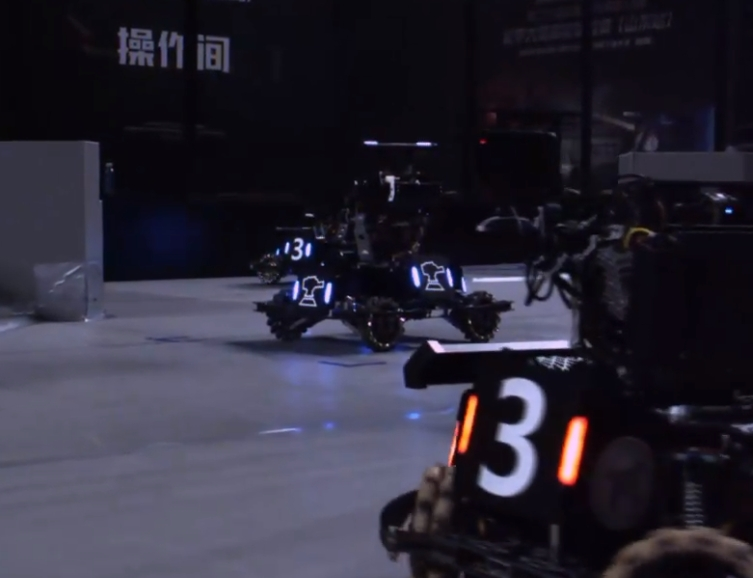
#> input picture img/2.jpg, 753 x 578 px, found by its file name
$ python 'detector copy.py'
#> lines starting #> are read from the running program, lines starting #| are printed output that depends on the picture; after the words box and inside, x2 and y2 are one past the last pixel; in counts of white or black regions, pixels touching at a corner belong together
#> further down, img is the input picture: shape (578, 753, 3); mean B, G, R 54.3, 40.6, 43.3
import cv2
import numpy as np
from loguru import logger

def show_img(img):
    if img is not None:
        cv2.namedWindow("tmp", cv2.WINDOW_NORMAL)
        cv2.imshow("tmp", img)

class Light:
    def __init__(self, rect):
        self.rect = rect
        # 使用 rect[0] 获取中心点坐标
        self.center = tuple(map(int, rect[0]))
        self.top = (self.center[0], int(self.center[1] - rect[1][1] / 2))
        self.bottom = (self.center[0], int(self.center[1] + rect[1][1] / 2))
        self.length = max(rect[1])
        self.width = min(rect[1])
        self.tilt_angle = rect[2]
        self.color = None
    def calculate_tilt_angle(self):
        """计算倾斜角度"""
        # cv2.minAreaRect 返回的第三个元素是旋转角度
        _, _, angle = cv2.minAreaRect(np.array(self.rect))
        # 如果角度大于 0，则调整为负数表示逆时针方向
        return -angle if angle > 0 else angle


class Armor:
    # [5 lines left out: function __init__, not called in this run]


class Detector:
    def __init__(self, binary_thres=100, detect_color="blue", light_params={}, armor_params={}):
        self.binary_thres = binary_thres
        self.detect_color = detect_color
        self.l = light_params
        self.a = armor_params
        self.armors_ = []
        self.lights_ = []

    def detect(self, input_img):
        """识别装甲板"""
        binary_img = self.preprocess_image(input_img)
        show_img(binary_img)
        self.lights_ = self.find_lights(input_img, binary_img)
        self.armors_ = self.match_lights(self.lights_)

        if self.armors_:
            # 这里可以添加数字提取和分类的逻辑
            pass

        return self.armors_

    def preprocess_image(self, rgb_img):
        """预处理图像"""
        gray_img = cv2.cvtColor(rgb_img, cv2.COLOR_RGB2GRAY)
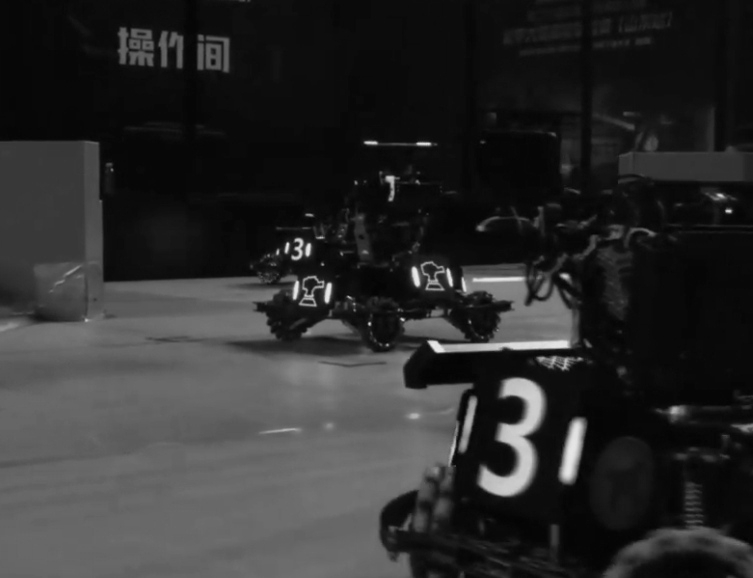
#> gray_img: shape (578, 753); min 2, max 234, mean 45
        _, binary_img = cv2.threshold(
            gray_img, self.binary_thres, 255, cv2.THRESH_BINARY
        )
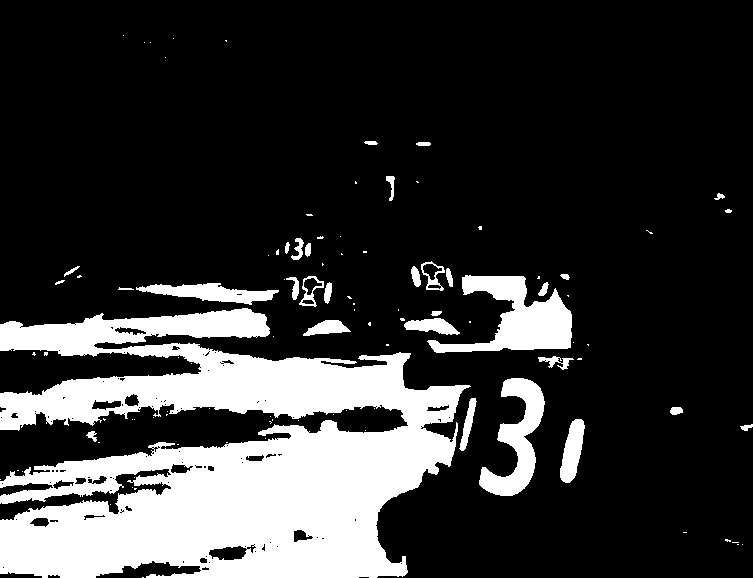
#> binary_img: shape (578, 753); 21% white; 102 white regions (70 under 20 px)
        return binary_img

    def find_lights(self, rgb_img, binary_img):
        """查找灯条"""
        contours, _ = cv2.findContours(
            binary_img, cv2.RETR_EXTERNAL, cv2.CHAIN_APPROX_SIMPLE
        )
#> contours = 102 contours, 73 with area under 20; largest, box (x1, y1, x2, y2) and area: (0, 308, 471, 578) 76454, (427, 275, 572, 353) 4972, (479, 378, 545, 496) 3154, (136, 283, 279, 305) 1434, (560, 419, 585, 483) 913
        lights = []
        for contour in contours:
            if len(contour) < 5:  # 确保 contour 是一个有效的轮廓点集
                continue
            r_rect = cv2.minAreaRect(contour)  # 获取最小外接矩形
            light = Light(r_rect)
            if self.is_light(light):
                roi = rgb_img[
                    int(light.center[1] - light.rect[1][1] / 2): int(light.center[1] + light.rect[1][1] / 2),
                    int(light.center[0] - light.rect[1][0] / 2): int(light.center[0] + light.rect[1][0] / 2),
                ]
                sum_r = np.sum(roi[:, :, 2])
                sum_b = np.sum(roi[:, :, 0])
                light.color = "red" if sum_r > sum_b else "blue"
                lights.append(light)
#> this loop made 5 passes
#> contour on passes 1 to 4: [[142, 577], [143, 577]], [[742, 544]], [[737, 544], [738, 544]], [[732, 542], [738, 542]]
#> ratio in is_light on pass 5: 0.4
#> after the loop, lights = []

        logger.info(f"lights: {lights}")

        return lights

    def is_light(self, light):
        """判断是否为灯条"""
        ratio = light.width / light.length  # 计算长宽比
        ratio_ok = self.l["min_ratio"] < ratio < self.l["max_ratio"]  # 计算长宽比
        angle_ok = light.calculate_tilt_angle() < self.l["max_angle"]  # 调用新方法获取角度
        return ratio_ok and angle_ok

    # [92 lines left out: functions match_lights, contain_light, is_armor, draw_results, not called in this run]


if __name__ == "__main__":


    img_path = "img/2.jpg"
    #img_path = "img/1.png"
    # img_path = "combine.png"

    img = cv2.imread(img_path)

    detector = Detector(
        binary_thres=100,
        detect_color="red",
        light_params={
            "min_ratio": 0.5,  # 灯条长宽比
            "max_ratio": 2.5,
            "max_angle": 180,  # 灯条倾斜角度
            "max_length": 500  # 灯条最大长度
        },
        armor_params={
            "min_light_ratio": 0.5,            # 装甲板灯条长宽比
            "min_small_center_distance": 0.5,  # 装甲板灯条中心距离
            "max_small_center_distance":1.5,
            "min_large_center_distance": 2.5,  # 装甲板灯条中心距离
            "max_large_center_distance": 3.5,
            "max_angle": 30                    # 装甲板倾斜角度
        }
    )

#> (the run stopped early here; a loop or call above may not have finished)
